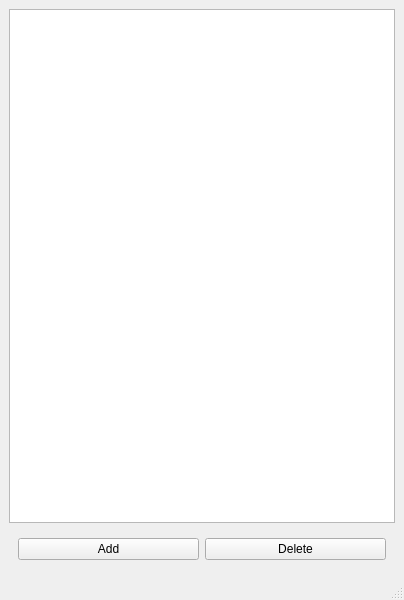
<?xml version="1.0" encoding="UTF-8"?>
<ui version="4.0">
 <class>ls_equip</class>
 <widget class="QMainWindow" name="ls_equip">
  <property name="geometry">
   <rect>
    <x>0</x>
    <y>0</y>
    <width>404</width>
    <height>600</height>
   </rect>
  </property>
  <property name="windowTitle">
   <string>MainWindow</string>
  </property>
  <widget class="QWidget" name="centralwidget">
   <layout class="QGridLayout" name="gridLayout_3">
    <item row="0" column="0">
     <layout class="QGridLayout" name="gridLayout_2">
      <item row="0" column="0">
       <widget class="QListWidget" name="listWidget"/>
      </item>
      <item row="1" column="0">
       <widget class="QWidget" name="widget" native="true">
        <layout class="QGridLayout" name="gridLayout">
         <item row="0" column="0">
          <layout class="QHBoxLayout" name="horizontalLayout">
           <item>
            <widget class="QPushButton" name="pushButton">
             <property name="text">
              <string>Add</string>
             </property>
            </widget>
           </item>
           <item>
            <widget class="QPushButton" name="Delete">
             <property name="text">
              <string>Delete</string>
             </property>
            </widget>
           </item>
          </layout>
         </item>
        </layout>
       </widget>
      </item>
     </layout>
    </item>
   </layout>
  </widget>
  <widget class="QMenuBar" name="menubar">
   <property name="geometry">
    <rect>
     <x>0</x>
     <y>0</y>
     <width>404</width>
     <height>21</height>
    </rect>
   </property>
  </widget>
  <widget class="QStatusBar" name="statusbar"/>
 </widget>
 <resources/>
 <connections/>
</ui>
